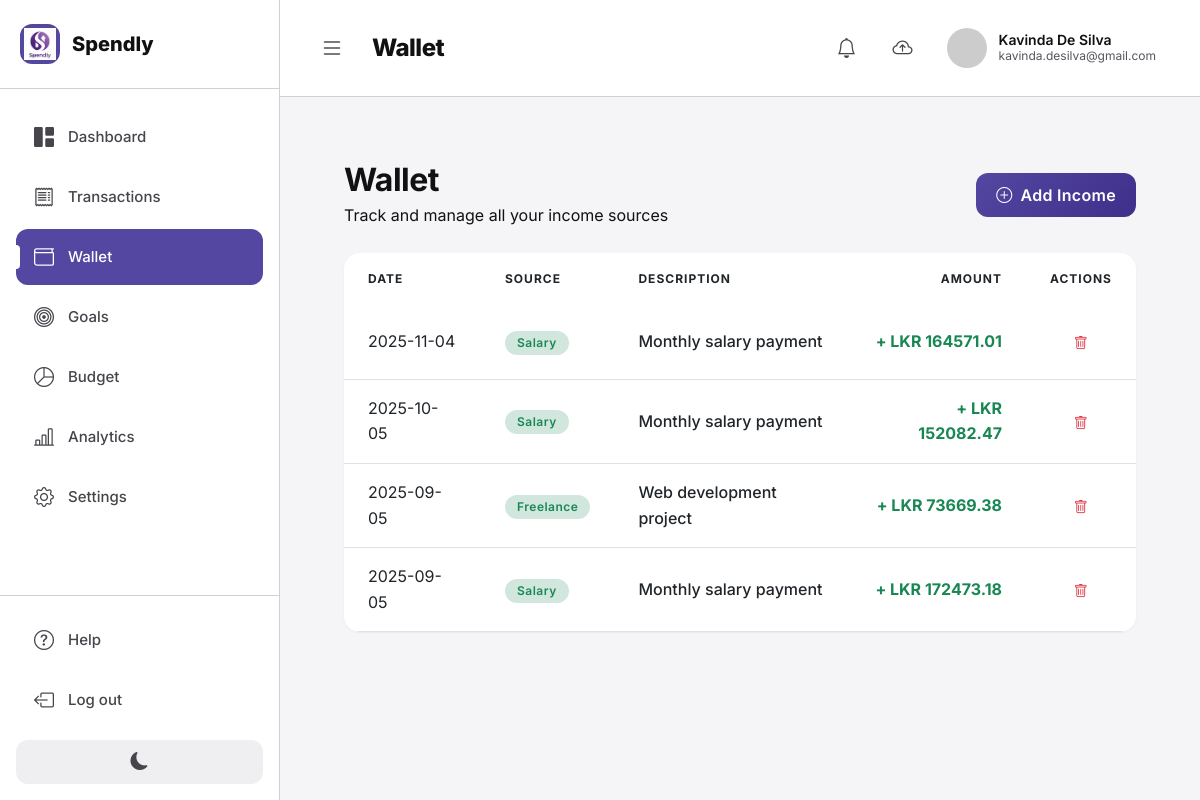
The page /income (signed in) on the database its author committed.
### tables this page shows
CREATE TABLE income (
    income_id INTEGER PRIMARY KEY AUTOINCREMENT,
    user_id INTEGER NOT NULL,
    income_source TEXT NOT NULL CHECK (income_source IN ('Salary', 'Freelance', 'Investment', 'Gift', 'Business', 'Other')),
    amount REAL NOT NULL CHECK (amount > 0),
    income_date TEXT NOT NULL,
    description TEXT,
    created_at TEXT NOT NULL DEFAULT (datetime('now', 'localtime')),
    modified_at TEXT NOT NULL DEFAULT (datetime('now', 'localtime')),
    is_synced INTEGER NOT NULL DEFAULT 0 CHECK (is_synced IN (0, 1)),
    sync_timestamp TEXT, is_deleted INTEGER DEFAULT 0 CHECK (is_deleted IN (0, 1)),
    FOREIGN KEY (user_id) REFERENCES user(user_id) ON DELETE CASCADE
);

### webapp/app.py (the view)
@app.route('/income')
@login_required
def income():
    db = get_sqlite_db()
    user_id = session['user_id']
    income_list = db.execute('''
        SELECT * FROM income
        WHERE user_id = ? AND (is_deleted = 0 OR is_deleted IS NULL)
        ORDER BY income_date DESC
    ''', (user_id,)).fetchall()
    db.close()
    return render_template('income.html', income_list=income_list)

### webapp/app.py (called while the page is built)
def get_sqlite_db():
    conn = sqlite3.connect(SQLITE_DB_PATH)
    conn.row_factory = sqlite3.Row
    return conn

def login_required(f):
    @wraps(f)
    def decorated_function(*args, **kwargs):
        if 'user_id' not in session:
            flash('Please log in to access this page.', 'warning')
            return redirect(url_for('login'))
        return f(*args, **kwargs)
    return decorated_function

### webapp/templates/income.html (shortened to what this page needs)
{% extends "base.html" %}
{% block page_title %}Wallet{% endblock %}
{% block content %}
<div class="finset-content">
    <div class="d-flex justify-content-between align-items-center mb-4">
        <div>
            <h2 class="fw-bold mb-1">Wallet</h2>
            <p class="text-muted mb-0">Track and manage all your income sources</p>
        </div>
        <button class="btn btn-primary d-flex align-items-center gap-2" data-bs-toggle="modal" data-bs-target="#addIncomeModal">
            <i class="bi bi-plus-circle"></i>
            <span>Add Income</span>
        </button>
    </div>
    <div class="card border-0 shadow-sm">
        <div class="card-body p-0">
            {% if income_list %}
            <div class="table-responsive">
                <table class="table table-hover align-middle mb-0">
                    <thead>
                        <tr>
                            <th class="px-4 py-3">DATE</th>
                            <th class="px-4 py-3">SOURCE</th>
                            <th class="px-4 py-3">DESCRIPTION</th>
                            <th class="px-4 py-3 text-end">AMOUNT</th>
                            <th class="px-4 py-3 text-center">ACTIONS</th>
                        </tr>
                    </thead>
                    <tbody>
                        {% for income in income_list %}
                        <tr>
                            <td class="px-4 py-3">
                                <span class="text-muted">{{ income.income_date }}</span>
                            </td>
                            <td class="px-4 py-3">
                                <span class="badge rounded-pill bg-success-subtle text-success" style="padding: 6px 12px;">
                                    {{ income.income_source }}
                                </span>
                            </td>
                            <td class="px-4 py-3">
                                <span class="fw-medium">{{ income.description or 'No description' }}</span>
                            </td>
                            <td class="px-4 py-3 text-end">
                                <span class="fw-bold text-success">+ LKR {{ "%.2f"|format(income.amount) }}</span>
                            </td>
                            <td class="px-4 py-3 text-center">
                                <a href="{{ url_for('delete_income', income_id=income.income_id) }}"
                                   class="btn btn-sm btn-outline-danger"
                                   onclick="return confirm('Are you sure you want to delete this income record?');">
                                    <i class="bi bi-trash"></i>
                                </a>
                            </td>
                        </tr>
                        {% endfor %}
                    </tbody>
                </table>
            </div>
            {% endif %}
        </div>
    </div>
</div>
{% endblock %}

### webapp/static/css/style.css (style rules this page uses)
:root { --primary-900: #5347A1; --primary-800: #6657C6; --primary-700: #7668E4; --primary-600: #8470FF; --primary-500: #A498FF; --primary-400: #BFB7FF; --primary-300: #D6D2FF; --primary-200: #ECEAFF; --primary-100: #F5F4FF; --primary-color: #5347A1; --primary-dark: #3E2F8A; --primary-light: #8470FF; --gray-900: #111113; --gray-800: #222226; --gray-700: #343438; --gray-600: #45454B; --gray-500: #56565E; --gray-400: #82828C; --gray-300: #A1A1A9; --gray-200: #D0D0D4; --gray-100: #EFEFF1; --success-800: #297832; --success-200: #E3FAE6; --danger-500: #E83838; --danger-200: #FFE8E8; --warning-500: #F9970C; --warning-200: #FEF4E1; --dark-color: #111113; --light-bg: #F5F5F7; --white: #FFFFFF; --black: #000000; --border-radius: 16px; --border-radius-sm: 12px; --border-radius-lg: 20px; --shadow-sm: 0 1px 2px rgba(0, 0, 0, 0.05); --shadow-md: 0 4px 6px rgba(0, 0, 0, 0.07); --shadow-lg: 0 10px 15px rgba(0, 0, 0, 0.1); --shadow-xl: 0 20px 25px rgba(0, 0, 0, 0.15); }
* { box-sizing: border-box; }
body { background-color: var(--light-bg); font-family: 'Inter', -apple-system, BlinkMacSystemFont, 'Segoe UI', Roboto, 'Helvetica Neue', Arial, sans-serif; color: var(--dark-color); line-height: 1.6; }
h1, h2, h3, h4, h5, h6 { font-weight: 700; color: var(--dark-color); letter-spacing: -0.5px; }
.finset-content { flex: 1; padding: 32px; }
.card { border: none; border-radius: var(--border-radius); transition: all 0.3s cubic-bezier(0.4, 0, 0.2, 1); background: var(--white); box-shadow: var(--shadow-sm); overflow: hidden; }
.card-body { padding: 1.5rem; }
.btn { border-radius: var(--border-radius-sm); font-weight: 600; padding: 0.625rem 1.25rem; transition: all 0.3s cubic-bezier(0.4, 0, 0.2, 1); border: none; letter-spacing: 0.3px; }
.btn-primary { background: linear-gradient(135deg, var(--primary-color) 0%, var(--primary-dark) 100%); }
.table { border-radius: var(--border-radius); overflow: hidden; }
.table thead { background: var(--light-bg); font-weight: 700; text-transform: uppercase; font-size: 0.75rem; letter-spacing: 1px; color: var(--gray-medium); }
.table thead th { border-bottom: 2px solid var(--gray-light); padding: 1rem; }
.table tbody td { padding: 1rem; vertical-align: middle; }
.table-hover tbody tr { transition: all 0.2s ease; cursor: pointer; }
.badge { padding: 0.5em 1em; border-radius: 100px; font-weight: 600; font-size: 0.75rem; letter-spacing: 0.5px; }
.bi { vertical-align: middle; }
.card, .alert { animation: fadeIn 0.4s ease; }
.shadow-sm { box-shadow: var(--shadow-sm) !important; }
.text-muted { color: var(--gray-medium) !important; }
body { transition: background-color 0.3s ease, color 0.3s ease; }
.card, .finset-sidebar, .finset-header, .form-control, .form-select { transition: background-color 0.3s ease, color 0.3s ease, border-color 0.3s ease; }

### rows shown on the page
income: income_date "2025-11-04", income_source "Salary", description "Monthly salary payment", amount "164571.01"
income: income_date "2025-10-05", income_source "Salary", description "Monthly salary payment", amount "152082.47"
income: income_date "2025-09-05", income_source "Freelance", description "Web development project", amount "73669.38"
income: income_date "2025-09-05", income_source "Salary", description "Monthly salary payment", amount "172473.18"

### other values the page prints
{{ session.full_name }} "Kavinda De Silva"
{{ session.email }} "kavinda.desilva@gmail.com"
